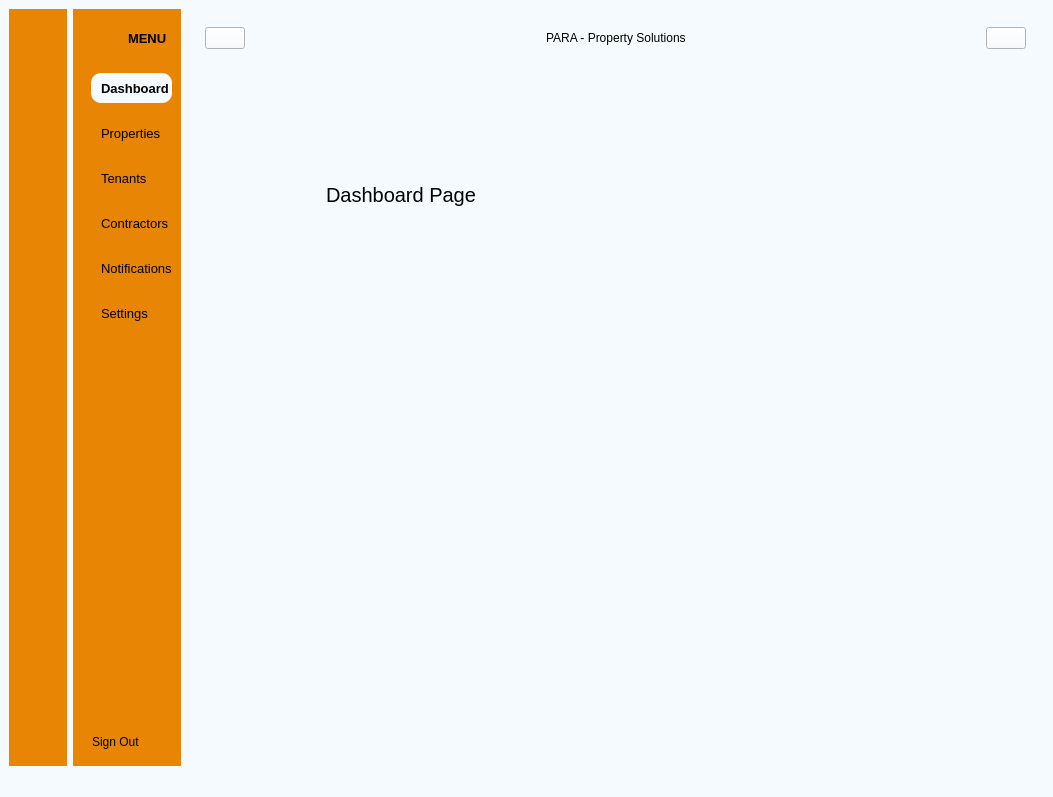
<?xml version="1.0" encoding="UTF-8"?>
<ui version="4.0">
 <class>MainWindow</class>
 <widget class="QMainWindow" name="MainWindow">
  <property name="geometry">
   <rect>
    <x>0</x>
    <y>0</y>
    <width>1053</width>
    <height>797</height>
   </rect>
  </property>
  <property name="windowTitle">
   <string>MainWindow</string>
  </property>
  <property name="styleSheet">
   <string notr="true">background-color: rgb(245, 250, 254);</string>
  </property>
  <widget class="QWidget" name="centralwidget">
   <layout class="QGridLayout" name="gridLayout">
    <item row="0" column="0">
     <widget class="QWidget" name="icon_image" native="true">
      <property name="styleSheet">
       <string notr="true">QWidget{
	
	background-color: rgb(232, 133, 4);
}

QPushButton{
 	color: black;
	height:30;
	border:none;
	border-top-left-radius:10px;
	border-top-right-radius:10px;
	border-bottom-left-radius:10px;
	border-bottom-right-radius:10px;
}

QPushButton:checked{
	background-color: #F5FAFE;
	color: black;
	font-weight:bold;
}</string>
      </property>
      <layout class="QVBoxLayout" name="verticalLayout_3">
       <property name="spacing">
        <number>9</number>
       </property>
       <item>
        <widget class="QLabel" name="label">
         <property name="minimumSize">
          <size>
           <width>40</width>
           <height>40</height>
          </size>
         </property>
         <property name="maximumSize">
          <size>
           <width>40</width>
           <height>40</height>
          </size>
         </property>
         <property name="text">
          <string/>
         </property>
         <property name="pixmap">
          <pixmap resource="icon.qrc">:/newPrefix/sidebar icon/user.svg</pixmap>
         </property>
         <property name="scaledContents">
          <bool>true</bool>
         </property>
        </widget>
       </item>
       <item>
        <layout class="QVBoxLayout" name="verticalLayout">
         <property name="spacing">
          <number>17</number>
         </property>
         <item>
          <widget class="QPushButton" name="dashboard1">
           <property name="font">
            <font>
             <pointsize>10</pointsize>
            </font>
           </property>
           <property name="text">
            <string/>
           </property>
           <property name="icon">
            <iconset resource="icon.qrc">
             <normaloff>:/newPrefix/sidebar icon/grid.svg</normaloff>:/newPrefix/sidebar icon/grid.svg</iconset>
           </property>
           <property name="checkable">
            <bool>true</bool>
           </property>
           <property name="autoExclusive">
            <bool>true</bool>
           </property>
          </widget>
         </item>
         <item>
          <widget class="QPushButton" name="properties1">
           <property name="font">
            <font>
             <pointsize>10</pointsize>
            </font>
           </property>
           <property name="text">
            <string/>
           </property>
           <property name="icon">
            <iconset resource="icon.qrc">
             <normaloff>:/newPrefix/sidebar icon/home.svg</normaloff>:/newPrefix/sidebar icon/home.svg</iconset>
           </property>
           <property name="checkable">
            <bool>true</bool>
           </property>
           <property name="autoExclusive">
            <bool>true</bool>
           </property>
          </widget>
         </item>
         <item>
          <widget class="QPushButton" name="tenants1">
           <property name="font">
            <font>
             <pointsize>10</pointsize>
            </font>
           </property>
           <property name="text">
            <string/>
           </property>
           <property name="icon">
            <iconset resource="icon.qrc">
             <normaloff>:/newPrefix/sidebar icon/users.svg</normaloff>:/newPrefix/sidebar icon/users.svg</iconset>
           </property>
           <property name="checkable">
            <bool>true</bool>
           </property>
           <property name="autoExclusive">
            <bool>true</bool>
           </property>
          </widget>
         </item>
         <item>
          <widget class="QPushButton" name="contractors1">
           <property name="font">
            <font>
             <pointsize>10</pointsize>
            </font>
           </property>
           <property name="text">
            <string/>
           </property>
           <property name="icon">
            <iconset resource="icon.qrc">
             <normaloff>:/newPrefix/sidebar icon/tool.svg</normaloff>:/newPrefix/sidebar icon/tool.svg</iconset>
           </property>
           <property name="checkable">
            <bool>true</bool>
           </property>
           <property name="autoExclusive">
            <bool>true</bool>
           </property>
          </widget>
         </item>
         <item>
          <widget class="QPushButton" name="notifications1">
           <property name="font">
            <font>
             <pointsize>10</pointsize>
            </font>
           </property>
           <property name="text">
            <string/>
           </property>
           <property name="icon">
            <iconset resource="icon.qrc">
             <normaloff>:/newPrefix/sidebar icon/bell.svg</normaloff>:/newPrefix/sidebar icon/bell.svg</iconset>
           </property>
           <property name="checkable">
            <bool>true</bool>
           </property>
           <property name="autoExclusive">
            <bool>true</bool>
           </property>
          </widget>
         </item>
         <item>
          <widget class="QPushButton" name="settings1">
           <property name="font">
            <font>
             <pointsize>10</pointsize>
            </font>
           </property>
           <property name="text">
            <string/>
           </property>
           <property name="icon">
            <iconset resource="icon.qrc">
             <normaloff>:/newPrefix/sidebar icon/settings.svg</normaloff>:/newPrefix/sidebar icon/settings.svg</iconset>
           </property>
           <property name="checkable">
            <bool>true</bool>
           </property>
           <property name="autoExclusive">
            <bool>true</bool>
           </property>
          </widget>
         </item>
        </layout>
       </item>
       <item>
        <spacer name="verticalSpacer">
         <property name="orientation">
          <enum>Qt::Vertical</enum>
         </property>
         <property name="sizeHint" stdset="0">
          <size>
           <width>20</width>
           <height>361</height>
          </size>
         </property>
        </spacer>
       </item>
       <item>
        <widget class="QPushButton" name="signout1">
         <property name="text">
          <string/>
         </property>
         <property name="icon">
          <iconset resource="icon.qrc">
           <normaloff>:/newPrefix/sidebar icon/log-out.svg</normaloff>:/newPrefix/sidebar icon/log-out.svg</iconset>
         </property>
         <property name="checkable">
          <bool>true</bool>
         </property>
         <property name="autoExclusive">
          <bool>true</bool>
         </property>
        </widget>
       </item>
      </layout>
     </widget>
    </item>
    <item row="0" column="1">
     <widget class="QWidget" name="icon_bar" native="true">
      <property name="styleSheet">
       <string notr="true">QWidget{
background-color: rgb(232, 133, 4);
}

QPushButton{
 	color: black;
	text-align:left;
	height:30;
	border:none;
	padding-left:10px;
	border-top-left-radius:10px;
	border-top-right-radius:10px;
	border-bottom-left-radius:10px;
	border-bottom-right-radius:10px;
}

QPushButton:checked{
	background-color: #F5FAFE;
	color: black;
	font-weight:bold;
}</string>
      </property>
      <layout class="QVBoxLayout" name="verticalLayout_4">
       <item>
        <layout class="QHBoxLayout" name="horizontalLayout_2">
         <item>
          <widget class="QLabel" name="label_2">
           <property name="minimumSize">
            <size>
             <width>40</width>
             <height>40</height>
            </size>
           </property>
           <property name="maximumSize">
            <size>
             <width>40</width>
             <height>40</height>
            </size>
           </property>
           <property name="text">
            <string/>
           </property>
           <property name="pixmap">
            <pixmap resource="icon.qrc">:/newPrefix/sidebar icon/user.svg</pixmap>
           </property>
           <property name="scaledContents">
            <bool>true</bool>
           </property>
          </widget>
         </item>
         <item>
          <widget class="QLabel" name="label_3">
           <property name="font">
            <font>
             <pointsize>10</pointsize>
             <weight>75</weight>
             <bold>true</bold>
            </font>
           </property>
           <property name="text">
            <string>MENU</string>
           </property>
          </widget>
         </item>
        </layout>
       </item>
       <item>
        <layout class="QVBoxLayout" name="verticalLayout_2">
         <property name="spacing">
          <number>15</number>
         </property>
         <property name="leftMargin">
          <number>9</number>
         </property>
         <property name="topMargin">
          <number>9</number>
         </property>
         <item>
          <widget class="QPushButton" name="dashboard2">
           <property name="font">
            <font>
             <pointsize>10</pointsize>
            </font>
           </property>
           <property name="text">
            <string>Dashboard</string>
           </property>
           <property name="icon">
            <iconset resource="icon.qrc">
             <normaloff>:/newPrefix/sidebar icon/grid.svg</normaloff>:/newPrefix/sidebar icon/grid.svg</iconset>
           </property>
           <property name="checkable">
            <bool>true</bool>
           </property>
           <property name="checked">
            <bool>true</bool>
           </property>
           <property name="autoExclusive">
            <bool>true</bool>
           </property>
          </widget>
         </item>
         <item>
          <widget class="QPushButton" name="properties2">
           <property name="font">
            <font>
             <pointsize>10</pointsize>
            </font>
           </property>
           <property name="text">
            <string>Properties</string>
           </property>
           <property name="icon">
            <iconset resource="icon.qrc">
             <normaloff>:/newPrefix/sidebar icon/home.svg</normaloff>:/newPrefix/sidebar icon/home.svg</iconset>
           </property>
           <property name="checkable">
            <bool>true</bool>
           </property>
           <property name="autoExclusive">
            <bool>true</bool>
           </property>
          </widget>
         </item>
         <item>
          <widget class="QPushButton" name="tenants2">
           <property name="font">
            <font>
             <pointsize>10</pointsize>
            </font>
           </property>
           <property name="text">
            <string>Tenants</string>
           </property>
           <property name="icon">
            <iconset resource="icon.qrc">
             <normaloff>:/newPrefix/sidebar icon/users.svg</normaloff>:/newPrefix/sidebar icon/users.svg</iconset>
           </property>
           <property name="checkable">
            <bool>true</bool>
           </property>
           <property name="autoExclusive">
            <bool>true</bool>
           </property>
          </widget>
         </item>
         <item>
          <widget class="QPushButton" name="contractors2">
           <property name="font">
            <font>
             <pointsize>10</pointsize>
            </font>
           </property>
           <property name="text">
            <string>Contractors</string>
           </property>
           <property name="icon">
            <iconset resource="icon.qrc">
             <normaloff>:/newPrefix/sidebar icon/tool.svg</normaloff>:/newPrefix/sidebar icon/tool.svg</iconset>
           </property>
           <property name="checkable">
            <bool>true</bool>
           </property>
           <property name="autoExclusive">
            <bool>true</bool>
           </property>
          </widget>
         </item>
         <item>
          <widget class="QPushButton" name="notifications2">
           <property name="font">
            <font>
             <pointsize>10</pointsize>
            </font>
           </property>
           <property name="text">
            <string>Notifications</string>
           </property>
           <property name="icon">
            <iconset resource="icon.qrc">
             <normaloff>:/newPrefix/sidebar icon/bell.svg</normaloff>:/newPrefix/sidebar icon/bell.svg</iconset>
           </property>
           <property name="checkable">
            <bool>true</bool>
           </property>
           <property name="autoExclusive">
            <bool>true</bool>
           </property>
          </widget>
         </item>
         <item>
          <widget class="QPushButton" name="settings2">
           <property name="font">
            <font>
             <pointsize>10</pointsize>
            </font>
           </property>
           <property name="text">
            <string>Settings</string>
           </property>
           <property name="icon">
            <iconset resource="icon.qrc">
             <normaloff>:/newPrefix/sidebar icon/settings.svg</normaloff>:/newPrefix/sidebar icon/settings.svg</iconset>
           </property>
           <property name="checkable">
            <bool>true</bool>
           </property>
           <property name="autoExclusive">
            <bool>true</bool>
           </property>
          </widget>
         </item>
        </layout>
       </item>
       <item>
        <spacer name="verticalSpacer_2">
         <property name="orientation">
          <enum>Qt::Vertical</enum>
         </property>
         <property name="sizeHint" stdset="0">
          <size>
           <width>20</width>
           <height>367</height>
          </size>
         </property>
        </spacer>
       </item>
       <item>
        <widget class="QPushButton" name="signout2">
         <property name="text">
          <string>Sign Out</string>
         </property>
         <property name="icon">
          <iconset resource="icon.qrc">
           <normaloff>:/newPrefix/sidebar icon/log-out.svg</normaloff>:/newPrefix/sidebar icon/log-out.svg</iconset>
         </property>
         <property name="checkable">
          <bool>true</bool>
         </property>
         <property name="autoExclusive">
          <bool>true</bool>
         </property>
        </widget>
       </item>
      </layout>
     </widget>
    </item>
    <item row="0" column="2">
     <widget class="QWidget" name="main_page" native="true">
      <layout class="QVBoxLayout" name="verticalLayout_5">
       <item>
        <widget class="QWidget" name="header" native="true">
         <layout class="QHBoxLayout" name="horizontalLayout_3">
          <item>
           <layout class="QHBoxLayout" name="horizontalLayout">
            <item>
             <widget class="QPushButton" name="pushButton_15">
              <property name="text">
               <string/>
              </property>
              <property name="icon">
               <iconset resource="icon.qrc">
                <normaloff>:/newPrefix/sidebar icon/menu.svg</normaloff>:/newPrefix/sidebar icon/menu.svg</iconset>
              </property>
              <property name="checkable">
               <bool>true</bool>
              </property>
             </widget>
            </item>
            <item>
             <spacer name="horizontalSpacer">
              <property name="orientation">
               <enum>Qt::Horizontal</enum>
              </property>
              <property name="sizeHint" stdset="0">
               <size>
                <width>108</width>
                <height>20</height>
               </size>
              </property>
             </spacer>
            </item>
            <item>
             <widget class="QLabel" name="label_6">
              <property name="text">
               <string>PARA - Property Solutions</string>
              </property>
             </widget>
            </item>
            <item>
             <spacer name="horizontalSpacer_2">
              <property name="orientation">
               <enum>Qt::Horizontal</enum>
              </property>
              <property name="sizeHint" stdset="0">
               <size>
                <width>138</width>
                <height>20</height>
               </size>
              </property>
             </spacer>
            </item>
            <item>
             <widget class="QPushButton" name="pushButton_16">
              <property name="text">
               <string/>
              </property>
              <property name="icon">
               <iconset resource="icon.qrc">
                <normaloff>:/newPrefix/sidebar icon/user.svg</normaloff>:/newPrefix/sidebar icon/user.svg</iconset>
              </property>
             </widget>
            </item>
           </layout>
          </item>
         </layout>
        </widget>
       </item>
       <item>
        <widget class="QStackedWidget" name="stackedWidget">
         <widget class="QWidget" name="Dashboard">
          <widget class="QLabel" name="label_7">
           <property name="geometry">
            <rect>
             <x>130</x>
             <y>90</y>
             <width>201</width>
             <height>81</height>
            </rect>
           </property>
           <property name="font">
            <font>
             <pointsize>15</pointsize>
            </font>
           </property>
           <property name="text">
            <string>Dashboard Page</string>
           </property>
          </widget>
         </widget>
         <widget class="QWidget" name="Property">
          <widget class="QLabel" name="label_8">
           <property name="geometry">
            <rect>
             <x>120</x>
             <y>80</y>
             <width>201</width>
             <height>81</height>
            </rect>
           </property>
           <property name="font">
            <font>
             <pointsize>15</pointsize>
            </font>
           </property>
           <property name="text">
            <string>Properties Page</string>
           </property>
          </widget>
         </widget>
         <widget class="QWidget" name="Tenant">
          <widget class="QLabel" name="label_9">
           <property name="geometry">
            <rect>
             <x>120</x>
             <y>60</y>
             <width>201</width>
             <height>81</height>
            </rect>
           </property>
           <property name="font">
            <font>
             <pointsize>15</pointsize>
            </font>
           </property>
           <property name="text">
            <string>Tenants Page</string>
           </property>
          </widget>
         </widget>
         <widget class="QWidget" name="Contractor">
          <widget class="QLabel" name="label_10">
           <property name="geometry">
            <rect>
             <x>120</x>
             <y>40</y>
             <width>201</width>
             <height>81</height>
            </rect>
           </property>
           <property name="font">
            <font>
             <pointsize>15</pointsize>
            </font>
           </property>
           <property name="text">
            <string>Contractors Page</string>
           </property>
          </widget>
         </widget>
         <widget class="QWidget" name="Notification">
          <widget class="QLabel" name="label_11">
           <property name="geometry">
            <rect>
             <x>120</x>
             <y>20</y>
             <width>201</width>
             <height>81</height>
            </rect>
           </property>
           <property name="font">
            <font>
             <pointsize>15</pointsize>
            </font>
           </property>
           <property name="text">
            <string>Notification Page</string>
           </property>
          </widget>
         </widget>
         <widget class="QWidget" name="Setting">
          <widget class="QLabel" name="label_12">
           <property name="geometry">
            <rect>
             <x>130</x>
             <y>60</y>
             <width>201</width>
             <height>81</height>
            </rect>
           </property>
           <property name="font">
            <font>
             <pointsize>15</pointsize>
            </font>
           </property>
           <property name="text">
            <string>Settings Page</string>
           </property>
          </widget>
         </widget>
        </widget>
       </item>
      </layout>
     </widget>
    </item>
   </layout>
  </widget>
  <widget class="QStatusBar" name="statusbar"/>
 </widget>
 <resources>
  <include location="icon.qrc"/>
 </resources>
 <connections>
  <connection>
   <sender>pushButton_15</sender>
   <signal>toggled(bool)</signal>
   <receiver>icon_image</receiver>
   <slot>setHidden(bool)</slot>
   <hints>
    <hint type="sourcelabel">
     <x>551</x>
     <y>51</y>
    </hint>
    <hint type="destinationlabel">
     <x>68</x>
     <y>512</y>
    </hint>
   </hints>
  </connection>
  <connection>
   <sender>pushButton_15</sender>
   <signal>toggled(bool)</signal>
   <receiver>icon_bar</receiver>
   <slot>setVisible(bool)</slot>
   <hints>
    <hint type="sourcelabel">
     <x>538</x>
     <y>55</y>
    </hint>
    <hint type="destinationlabel">
     <x>238</x>
     <y>496</y>
    </hint>
   </hints>
  </connection>
  <connection>
   <sender>dashboard2</sender>
   <signal>toggled(bool)</signal>
   <receiver>dashboard1</receiver>
   <slot>setChecked(bool)</slot>
   <hints>
    <hint type="sourcelabel">
     <x>125</x>
     <y>93</y>
    </hint>
    <hint type="destinationlabel">
     <x>48</x>
     <y>87</y>
    </hint>
   </hints>
  </connection>
  <connection>
   <sender>dashboard1</sender>
   <signal>toggled(bool)</signal>
   <receiver>dashboard2</receiver>
   <slot>setChecked(bool)</slot>
   <hints>
    <hint type="sourcelabel">
     <x>54</x>
     <y>76</y>
    </hint>
    <hint type="destinationlabel">
     <x>124</x>
     <y>102</y>
    </hint>
   </hints>
  </connection>
  <connection>
   <sender>properties2</sender>
   <signal>toggled(bool)</signal>
   <receiver>properties1</receiver>
   <slot>setChecked(bool)</slot>
   <hints>
    <hint type="sourcelabel">
     <x>140</x>
     <y>138</y>
    </hint>
    <hint type="destinationlabel">
     <x>47</x>
     <y>127</y>
    </hint>
   </hints>
  </connection>
  <connection>
   <sender>properties1</sender>
   <signal>toggled(bool)</signal>
   <receiver>properties2</receiver>
   <slot>setChecked(bool)</slot>
   <hints>
    <hint type="sourcelabel">
     <x>56</x>
     <y>137</y>
    </hint>
    <hint type="destinationlabel">
     <x>137</x>
     <y>145</y>
    </hint>
   </hints>
  </connection>
  <connection>
   <sender>tenants1</sender>
   <signal>toggled(bool)</signal>
   <receiver>tenants2</receiver>
   <slot>setChecked(bool)</slot>
   <hints>
    <hint type="sourcelabel">
     <x>57</x>
     <y>181</y>
    </hint>
    <hint type="destinationlabel">
     <x>144</x>
     <y>178</y>
    </hint>
   </hints>
  </connection>
  <connection>
   <sender>tenants2</sender>
   <signal>toggled(bool)</signal>
   <receiver>tenants1</receiver>
   <slot>setChecked(bool)</slot>
   <hints>
    <hint type="sourcelabel">
     <x>123</x>
     <y>188</y>
    </hint>
    <hint type="destinationlabel">
     <x>47</x>
     <y>190</y>
    </hint>
   </hints>
  </connection>
  <connection>
   <sender>contractors1</sender>
   <signal>toggled(bool)</signal>
   <receiver>contractors2</receiver>
   <slot>setChecked(bool)</slot>
   <hints>
    <hint type="sourcelabel">
     <x>54</x>
     <y>227</y>
    </hint>
    <hint type="destinationlabel">
     <x>139</x>
     <y>220</y>
    </hint>
   </hints>
  </connection>
  <connection>
   <sender>contractors2</sender>
   <signal>toggled(bool)</signal>
   <receiver>contractors1</receiver>
   <slot>setChecked(bool)</slot>
   <hints>
    <hint type="sourcelabel">
     <x>157</x>
     <y>231</y>
    </hint>
    <hint type="destinationlabel">
     <x>46</x>
     <y>231</y>
    </hint>
   </hints>
  </connection>
  <connection>
   <sender>notifications1</sender>
   <signal>toggled(bool)</signal>
   <receiver>notifications2</receiver>
   <slot>setChecked(bool)</slot>
   <hints>
    <hint type="sourcelabel">
     <x>60</x>
     <y>262</y>
    </hint>
    <hint type="destinationlabel">
     <x>139</x>
     <y>267</y>
    </hint>
   </hints>
  </connection>
  <connection>
   <sender>notifications2</sender>
   <signal>toggled(bool)</signal>
   <receiver>notifications1</receiver>
   <slot>setChecked(bool)</slot>
   <hints>
    <hint type="sourcelabel">
     <x>146</x>
     <y>277</y>
    </hint>
    <hint type="destinationlabel">
     <x>46</x>
     <y>278</y>
    </hint>
   </hints>
  </connection>
  <connection>
   <sender>settings1</sender>
   <signal>toggled(bool)</signal>
   <receiver>settings2</receiver>
   <slot>setChecked(bool)</slot>
   <hints>
    <hint type="sourcelabel">
     <x>53</x>
     <y>312</y>
    </hint>
    <hint type="destinationlabel">
     <x>149</x>
     <y>315</y>
    </hint>
   </hints>
  </connection>
  <connection>
   <sender>settings2</sender>
   <signal>toggled(bool)</signal>
   <receiver>settings1</receiver>
   <slot>setChecked(bool)</slot>
   <hints>
    <hint type="sourcelabel">
     <x>133</x>
     <y>325</y>
    </hint>
    <hint type="destinationlabel">
     <x>37</x>
     <y>328</y>
    </hint>
   </hints>
  </connection>
  <connection>
   <sender>signout1</sender>
   <signal>toggled(bool)</signal>
   <receiver>MainWindow</receiver>
   <slot>close()</slot>
   <hints>
    <hint type="sourcelabel">
     <x>31</x>
     <y>739</y>
    </hint>
    <hint type="destinationlabel">
     <x>32</x>
     <y>852</y>
    </hint>
   </hints>
  </connection>
  <connection>
   <sender>signout2</sender>
   <signal>toggled(bool)</signal>
   <receiver>MainWindow</receiver>
   <slot>close()</slot>
   <hints>
    <hint type="sourcelabel">
     <x>145</x>
     <y>740</y>
    </hint>
    <hint type="destinationlabel">
     <x>136</x>
     <y>830</y>
    </hint>
   </hints>
  </connection>
 </connections>
</ui>
